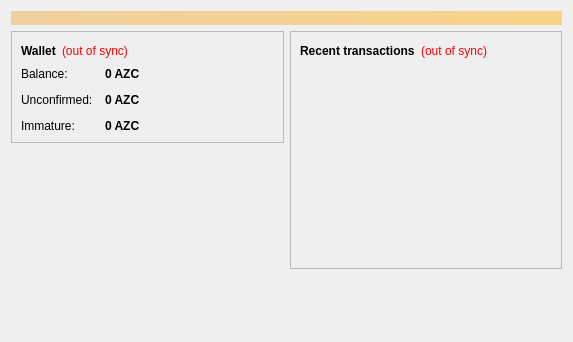
<?xml version="1.0" encoding="UTF-8"?>
<ui version="4.0">
 <class>OverviewPage</class>
 <widget class="QWidget" name="OverviewPage">
  <property name="geometry">
   <rect>
    <x>0</x>
    <y>0</y>
    <width>573</width>
    <height>342</height>
   </rect>
  </property>
  <property name="windowTitle">
   <string>Form</string>
  </property>
  <layout class="QVBoxLayout" name="topLayout">
   <item>
    <widget class="QLabel" name="labelAlerts">
     <property name="visible">
      <bool>false</bool>
     </property>
     <property name="styleSheet">
      <string notr="true">background-color: qlineargradient(x1: 0, y1: 0, x2: 1, y2: 0, stop:0 #F0D0A0, stop:1 #F8D488); color:#000000;</string>
     </property>
     <property name="wordWrap">
      <bool>true</bool>
     </property>
     <property name="margin">
      <number>3</number>
     </property>
    </widget>
   </item>
   <item>
    <layout class="QHBoxLayout" name="horizontalLayout" stretch="1,1">
     <item>
      <layout class="QVBoxLayout" name="verticalLayout_2">
       <item>
        <widget class="QFrame" name="frame">
         <property name="frameShape">
          <enum>QFrame::StyledPanel</enum>
         </property>
         <property name="frameShadow">
          <enum>QFrame::Raised</enum>
         </property>
         <layout class="QVBoxLayout" name="verticalLayout_4">
          <item>
           <layout class="QHBoxLayout" name="horizontalLayout_4">
            <item>
             <widget class="QLabel" name="label_5">
              <property name="font">
               <font>
                <weight>75</weight>
                <bold>true</bold>
               </font>
              </property>
              <property name="text">
               <string>Wallet</string>
              </property>
             </widget>
            </item>
            <item>
             <widget class="QLabel" name="labelWalletStatus">
              <property name="toolTip">
               <string>The displayed information may be out of date. Your wallet automatically synchronizes with the Azcoin network after a connection is established, but this process has not completed yet.</string>
              </property>
              <property name="styleSheet">
               <string notr="true">QLabel { color: red; }</string>
              </property>
              <property name="text">
               <string notr="true">(out of sync)</string>
              </property>
              <property name="alignment">
               <set>Qt::AlignLeading|Qt::AlignLeft|Qt::AlignVCenter</set>
              </property>
             </widget>
            </item>
            <item>
             <spacer name="horizontalSpacer_2">
              <property name="orientation">
               <enum>Qt::Horizontal</enum>
              </property>
              <property name="sizeHint" stdset="0">
               <size>
                <width>40</width>
                <height>20</height>
               </size>
              </property>
             </spacer>
            </item>
           </layout>
          </item>
          <item>
           <layout class="QFormLayout" name="formLayout_2">
            <property name="fieldGrowthPolicy">
             <enum>QFormLayout::AllNonFixedFieldsGrow</enum>
            </property>
            <property name="horizontalSpacing">
             <number>12</number>
            </property>
            <property name="verticalSpacing">
             <number>12</number>
            </property>
            <item row="0" column="0">
             <widget class="QLabel" name="label">
              <property name="text">
               <string>Balance:</string>
              </property>
             </widget>
            </item>
            <item row="0" column="1">
             <widget class="QLabel" name="labelBalance">
              <property name="font">
               <font>
                <weight>75</weight>
                <bold>true</bold>
               </font>
              </property>
              <property name="cursor">
               <cursorShape>IBeamCursor</cursorShape>
              </property>
              <property name="toolTip">
               <string>Your current balance</string>
              </property>
              <property name="text">
               <string notr="true">0 AZC</string>
              </property>
              <property name="textInteractionFlags">
               <set>Qt::LinksAccessibleByMouse|Qt::TextSelectableByKeyboard|Qt::TextSelectableByMouse</set>
              </property>
             </widget>
            </item>
            <item row="1" column="0">
             <widget class="QLabel" name="label_3">
              <property name="text">
               <string>Unconfirmed:</string>
              </property>
             </widget>
            </item>
            <item row="1" column="1">
             <widget class="QLabel" name="labelUnconfirmed">
              <property name="font">
               <font>
                <weight>75</weight>
                <bold>true</bold>
               </font>
              </property>
              <property name="cursor">
               <cursorShape>IBeamCursor</cursorShape>
              </property>
              <property name="toolTip">
               <string>Total of transactions that have yet to be confirmed, and do not yet count toward the current balance</string>
              </property>
              <property name="text">
               <string notr="true">0 AZC</string>
              </property>
              <property name="textInteractionFlags">
               <set>Qt::LinksAccessibleByMouse|Qt::TextSelectableByKeyboard|Qt::TextSelectableByMouse</set>
              </property>
             </widget>
            </item>
            <item row="2" column="0">
             <widget class="QLabel" name="labelImmatureText">
              <property name="text">
               <string>Immature:</string>
              </property>
             </widget>
            </item>
            <item row="2" column="1">
             <widget class="QLabel" name="labelImmature">
              <property name="font">
               <font>
                <weight>75</weight>
                <bold>true</bold>
               </font>
              </property>
              <property name="toolTip">
               <string>Mined balance that has not yet matured</string>
              </property>
              <property name="text">
               <string notr="true">0 AZC</string>
              </property>
              <property name="textInteractionFlags">
               <set>Qt::LinksAccessibleByMouse|Qt::TextSelectableByKeyboard|Qt::TextSelectableByMouse</set>
              </property>
             </widget>
            </item>
           </layout>
          </item>
         </layout>
        </widget>
       </item>
       <item>
        <spacer name="verticalSpacer">
         <property name="orientation">
          <enum>Qt::Vertical</enum>
         </property>
         <property name="sizeHint" stdset="0">
          <size>
           <width>20</width>
           <height>40</height>
          </size>
         </property>
        </spacer>
       </item>
      </layout>
     </item>
     <item>
      <layout class="QVBoxLayout" name="verticalLayout_3">
       <item>
        <widget class="QFrame" name="frame_2">
         <property name="frameShape">
          <enum>QFrame::StyledPanel</enum>
         </property>
         <property name="frameShadow">
          <enum>QFrame::Raised</enum>
         </property>
         <layout class="QVBoxLayout" name="verticalLayout">
          <item>
           <layout class="QHBoxLayout" name="horizontalLayout_2">
            <item>
             <widget class="QLabel" name="label_4">
              <property name="text">
               <string>&lt;b&gt;Recent transactions&lt;/b&gt;</string>
              </property>
             </widget>
            </item>
            <item>
             <widget class="QLabel" name="labelTransactionsStatus">
              <property name="toolTip">
               <string>The displayed information may be out of date. Your wallet automatically synchronizes with the Azcoin network after a connection is established, but this process has not completed yet.</string>
              </property>
              <property name="styleSheet">
               <string notr="true">QLabel { color: red; }</string>
              </property>
              <property name="text">
               <string notr="true">(out of sync)</string>
              </property>
              <property name="alignment">
               <set>Qt::AlignRight|Qt::AlignTrailing|Qt::AlignVCenter</set>
              </property>
             </widget>
            </item>
            <item>
             <spacer name="horizontalSpacer">
              <property name="orientation">
               <enum>Qt::Horizontal</enum>
              </property>
              <property name="sizeHint" stdset="0">
               <size>
                <width>40</width>
                <height>20</height>
               </size>
              </property>
             </spacer>
            </item>
           </layout>
          </item>
          <item>
           <widget class="QListView" name="listTransactions">
            <property name="styleSheet">
             <string notr="true">QListView { background: transparent; }</string>
            </property>
            <property name="frameShape">
             <enum>QFrame::NoFrame</enum>
            </property>
            <property name="verticalScrollBarPolicy">
             <enum>Qt::ScrollBarAlwaysOff</enum>
            </property>
            <property name="horizontalScrollBarPolicy">
             <enum>Qt::ScrollBarAlwaysOff</enum>
            </property>
            <property name="selectionMode">
             <enum>QAbstractItemView::NoSelection</enum>
            </property>
           </widget>
          </item>
         </layout>
        </widget>
       </item>
       <item>
        <spacer name="verticalSpacer_2">
         <property name="orientation">
          <enum>Qt::Vertical</enum>
         </property>
         <property name="sizeHint" stdset="0">
          <size>
           <width>20</width>
           <height>40</height>
          </size>
         </property>
        </spacer>
       </item>
      </layout>
     </item>
    </layout>
   </item>
  </layout>
 </widget>
 <resources/>
 <connections/>
</ui>
